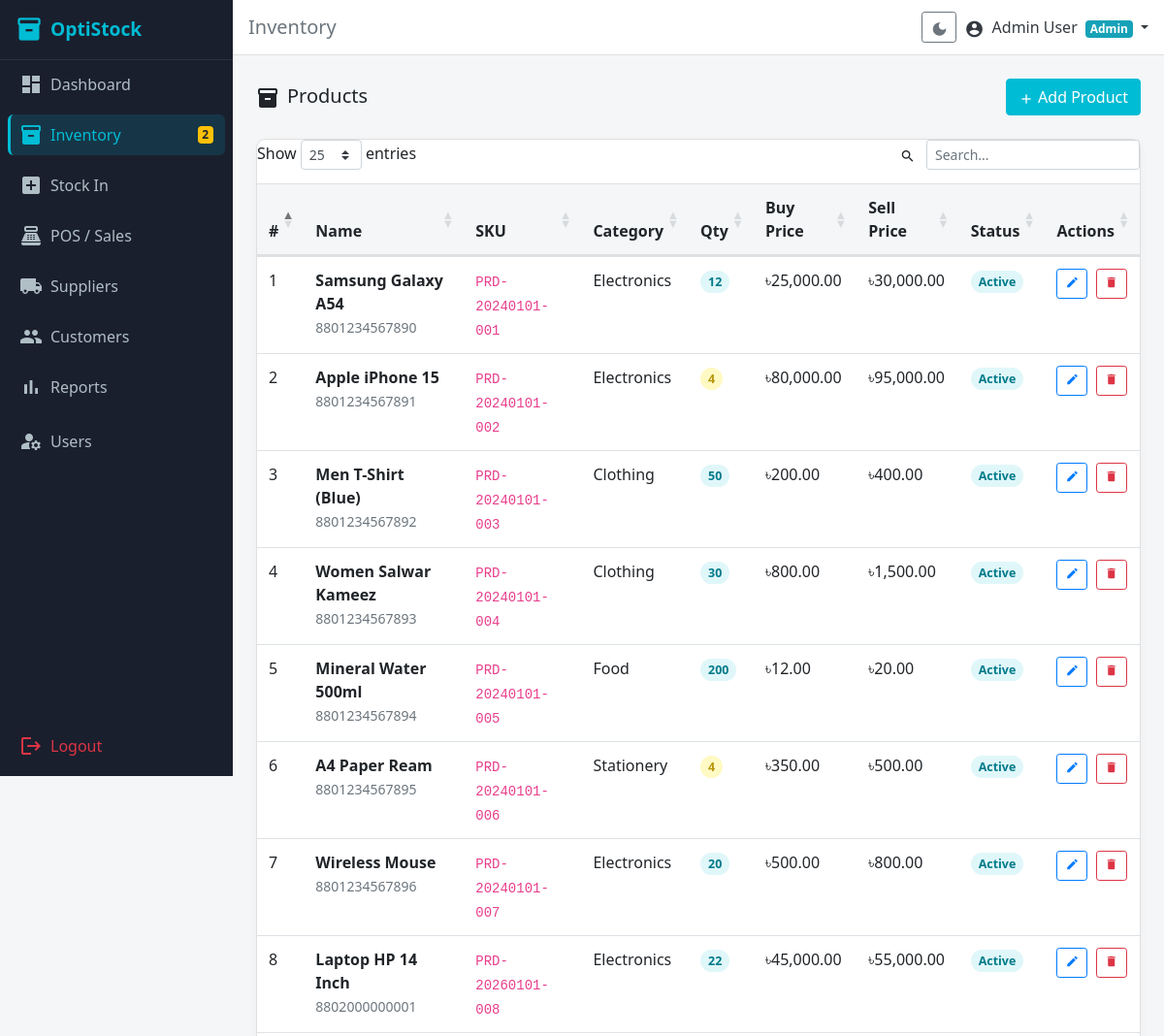
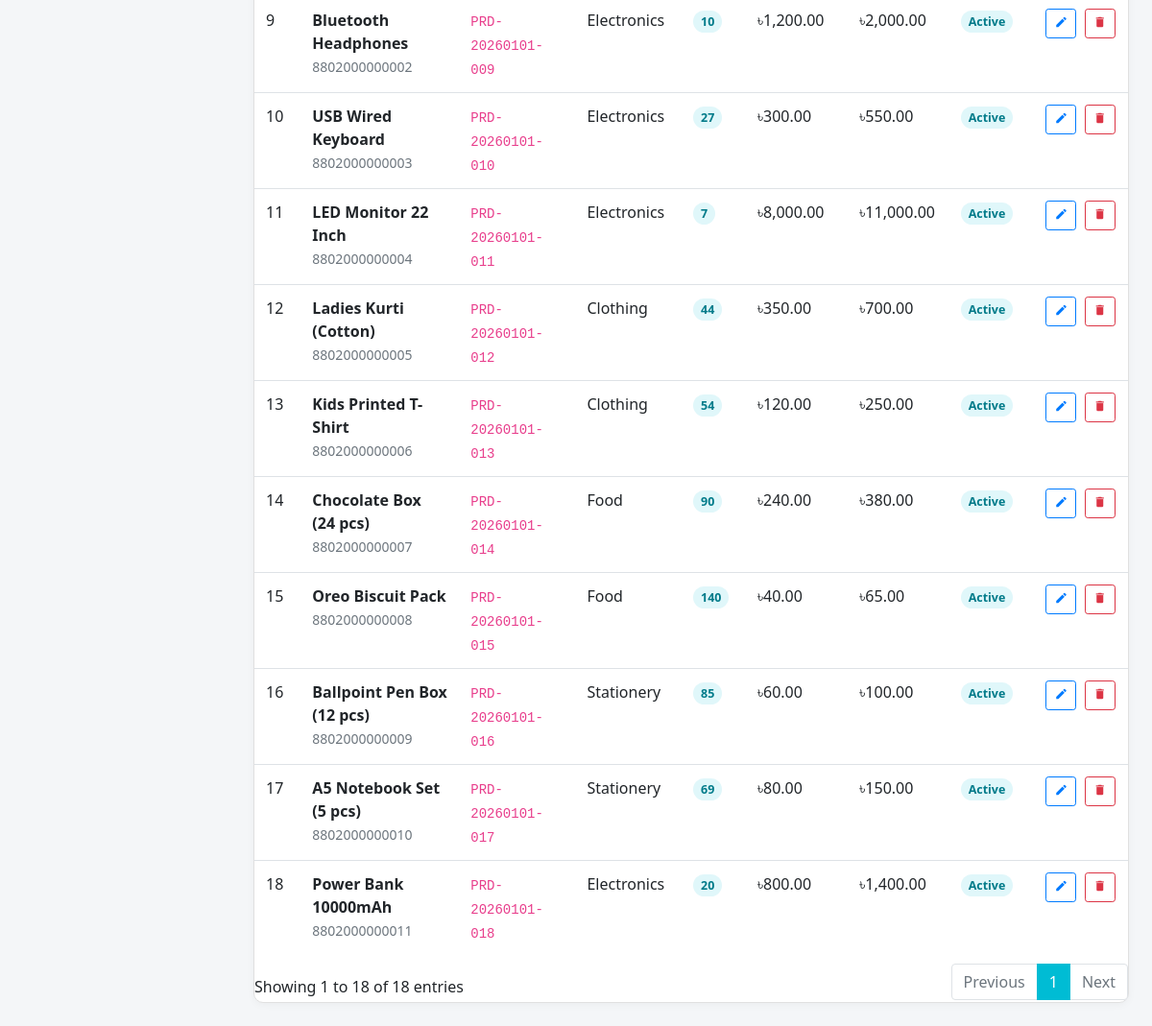
The app's page /modules/inventory/index.php (signed in) with its own data (2 pictures, top to bottom).
### tables this page shows
CREATE TABLE `products` (
  `id` int(10) UNSIGNED NOT NULL,
  `name` varchar(200) NOT NULL,
  `sku` varchar(50) NOT NULL,
  `barcode` varchar(100) DEFAULT NULL,
  `category_id` int(10) UNSIGNED DEFAULT NULL,
  `supplier_id` int(10) UNSIGNED DEFAULT NULL,
  `location_id` int(10) UNSIGNED DEFAULT NULL,
  `purchase_price` decimal(10,2) NOT NULL DEFAULT 0.00,
  `selling_price` decimal(10,2) NOT NULL DEFAULT 0.00,
  `quantity` int(11) NOT NULL DEFAULT 0,
  `low_stock_alert` int(11) NOT NULL DEFAULT 5,
  `description` text DEFAULT NULL,
  `status` enum('active','inactive') NOT NULL DEFAULT 'active',
  `created_at` datetime NOT NULL DEFAULT current_timestamp()
);

CREATE TABLE `categories` (
  `id` int(10) UNSIGNED NOT NULL,
  `name` varchar(100) NOT NULL,
  `description` text DEFAULT NULL,
  `created_at` datetime NOT NULL DEFAULT current_timestamp()
);

### modules/inventory/index.php (the view, shortened to what this page needs)
<?php
require_once __DIR__ . '/../../includes/auth_check.php';
$products = $pdo->query('
  SELECT p.*, cat.name AS category_name, s.name AS supplier_name, l.name AS location_name
  FROM products p
  LEFT JOIN categories cat ON cat.id = p.category_id
  LEFT JOIN suppliers s ON s.id = p.supplier_id
  LEFT JOIN locations l ON l.id = p.location_id
  ORDER BY p.created_at DESC
')->fetchAll();
include __DIR__ . '/../../includes/header.php';
?>
<div class="d-flex justify-content-between align-items-center mb-4">
  <h5 class="mb-0"><span class="material-icons align-middle mr-2">inventory</span>Products</h5>
  <a href="<?= BASE_URL ?>/modules/inventory/add.php" class="btn btn-primary">
    <span class="material-icons align-middle mr-1" style="font-size:16px;">add</span>Add Product
  </a>
</div>
<div class="card">
  <div class="table-responsive">
    <table class="table table-hover datatable mb-0">
      <thead>
        <tr>
          <th>#</th><th>Name</th><th>SKU</th><th>Category</th><th>Qty</th>
          <th>Buy Price</th><th>Sell Price</th><th>Status</th><th>Actions</th>
        </tr>
      </thead>
      <tbody>
        <?php foreach ($products as $i => $p): ?>
        <tr>
          <td><?= $i + 1 ?></td>
          <td>
            <strong><?= htmlspecialchars($p['name']) ?></strong>
            <?php if ($p['barcode']): ?>
              <br><small class="text-muted"><?= htmlspecialchars($p['barcode']) ?></small>
            <?php endif; ?>
          </td>
          <td><code><?= htmlspecialchars($p['sku']) ?></code></td>
          <td><?= htmlspecialchars($p['category_name'] ?? '—') ?></td>
          <td>
            <?php
              if ($p['quantity'] <= 0) echo '<span class="stock-out">' . $p['quantity'] . '</span>';
              elseif ($p['quantity'] <= $p['low_stock_alert']) echo '<span class="stock-low">' . $p['quantity'] . '</span>';
              else echo '<span class="stock-ok">' . $p['quantity'] . '</span>';
            ?>
          </td>
          <td>৳<?= number_format($p['purchase_price'], 2) ?></td>
          <td>৳<?= number_format($p['selling_price'], 2) ?></td>
          <td><span class="status-<?= $p['status'] ?>"><?= ucfirst($p['status']) ?></span></td>
          <td>
            <a href="<?= BASE_URL ?>/modules/inventory/edit.php?id=<?= $p['id'] ?>" class="btn btn-sm btn-outline-primary mr-1" title="Edit">
              <span class="material-icons" style="font-size:14px;">edit</span>
            </a>
            <a href="<?= BASE_URL ?>/modules/inventory/delete.php?id=<?= $p['id'] ?>" class="btn btn-sm btn-outline-danger btn-confirm-delete" title="Delete">
              <span class="material-icons" style="font-size:14px;">delete</span>
            </a>
          </td>
        </tr>
        <?php endforeach; ?>
      </tbody>
    </table>
  </div>
</div>
<?php
include __DIR__ . '/../../includes/footer.php';

### assets/css/style.css (style rules this page uses)
:root { --color-sidebar: #1A1F2E; --color-primary: #00BCD4; --color-accent: #26C6DA; --color-success: #00C853; --color-warning: #FFD600; --color-danger: #FF1744; --color-primary-dark: #0097A7; --color-primary-light: #E0F7FA; --color-sidebar-text: #B0BEC5; --color-sidebar-active-bg: rgba(0,188,212,0.15); --color-topbar: #FFFFFF; --color-page-bg: #F4F6F8; --color-card-bg: #FFFFFF; --color-text-main: #212529; --color-text-muted: #6C757D; --color-border: #E0E0E0; }
html, body { height: 100%; }
body { background-color: var(--color-page-bg); font-family: 'Segoe UI', sans-serif; }
.card { border: 1px solid var(--color-border); border-radius: 10px; box-shadow: 0 2px 8px rgba(0,0,0,0.04); }
.btn-primary { background-color: var(--color-primary); border-color: var(--color-primary); }
a { color: var(--color-primary); }
.table thead th { background-color: var(--color-page-bg); border-bottom: 2px solid var(--color-border); font-weight: 600; }
.status-active { color: #007B8A; background: #E0F7FA; padding: 3px 8px; border-radius: 20px; font-size: 0.78rem; font-weight: 600; }
.stock-low { color: #B8960C; background: #FFF9C4; padding: 3px 8px; border-radius: 20px; font-size: 0.78rem; font-weight: 600; }
.stock-ok { color: #007B8A; background: #E0F7FA; padding: 3px 8px; border-radius: 20px; font-size: 0.78rem; font-weight: 600; }

### records on screen
products: name "Samsung Galaxy A54", barcode "8801234567890", sku "PRD-20240101-001", category.name "Electronics", quantity "12", purchase_price "25,000.00", selling_price "30,000.00", status "Active"
products: name "Apple iPhone 15", barcode "8801234567891", sku "PRD-20240101-002", category.name "Electronics", quantity "4", purchase_price "80,000.00", selling_price "95,000.00", status "Active"
products: name "Men T-Shirt (Blue)", barcode "8801234567892", sku "PRD-20240101-003", category.name "Clothing", quantity "50", purchase_price "200.00", selling_price "400.00", status "Active"
products: name "Women Salwar Kameez", barcode "8801234567893", sku "PRD-20240101-004", category.name "Clothing", quantity "30", purchase_price "800.00", selling_price "1,500.00", status "Active"
products: name "Mineral Water 500ml", barcode "8801234567894", sku "PRD-20240101-005", category.name "Food", quantity "200", purchase_price "12.00", selling_price "20.00", status "Active"
products: name "A4 Paper Ream", barcode "8801234567895", sku "PRD-20240101-006", category.name "Stationery", quantity "4", purchase_price "350.00", selling_price "500.00", status "Active"
products: name "Wireless Mouse", barcode "8801234567896", sku "PRD-20240101-007", category.name "Electronics", quantity "20", purchase_price "500.00", selling_price "800.00", status "Active"
products: name "Laptop HP 14 Inch", barcode "8802000000001", sku "PRD-20260101-008", category.name "Electronics", quantity "22", purchase_price "45,000.00", selling_price "55,000.00", status "Active"
products: name "Bluetooth Headphones", barcode "8802000000002", sku "PRD-20260101-009", category.name "Electronics", quantity "10", purchase_price "1,200.00", selling_price "2,000.00", status "Active"
products: name "USB Wired Keyboard", barcode "8802000000003", sku "PRD-20260101-010", category.name "Electronics", quantity "27", purchase_price "300.00", selling_price "550.00", status "Active"
products: name "LED Monitor 22 Inch", barcode "8802000000004", sku "PRD-20260101-011", category.name "Electronics", quantity "7", purchase_price "8,000.00", selling_price "11,000.00", status "Active"
products: name "Ladies Kurti (Cotton)", barcode "8802000000005", sku "PRD-20260101-012", category.name "Clothing", quantity "44", purchase_price "350.00", selling_price "700.00", status "Active"
products: name "Kids Printed T-Shirt", barcode "8802000000006", sku "PRD-20260101-013", category.name "Clothing", quantity "54", purchase_price "120.00", selling_price "250.00", status "Active"
products: name "Chocolate Box (24 pcs)", barcode "8802000000007", sku "PRD-20260101-014", category.name "Food", quantity "90", purchase_price "240.00", selling_price "380.00", status "Active"
products: name "Oreo Biscuit Pack", barcode "8802000000008", sku "PRD-20260101-015", category.name "Food", quantity "140", purchase_price "40.00", selling_price "65.00", status "Active"
products: name "Ballpoint Pen Box (12 pcs)", barcode "8802000000009", sku "PRD-20260101-016", category.name "Stationery", quantity "85", purchase_price "60.00", selling_price "100.00", status "Active"
products: name "A5 Notebook Set (5 pcs)", barcode "8802000000010", sku "PRD-20260101-017", category.name "Stationery", quantity "69", purchase_price "80.00", selling_price "150.00", status "Active"
products: name "Power Bank 10000mAh", barcode "8802000000011", sku "PRD-20260101-018", category.name "Electronics", quantity "20", purchase_price "800.00", selling_price "1,400.00", status "Active"

### other values on screen
$lowStockCount "2"
$pageTitle "Inventory"
$_SESSION['name'] "Admin User"
$_SESSION['role'] "Admin"
